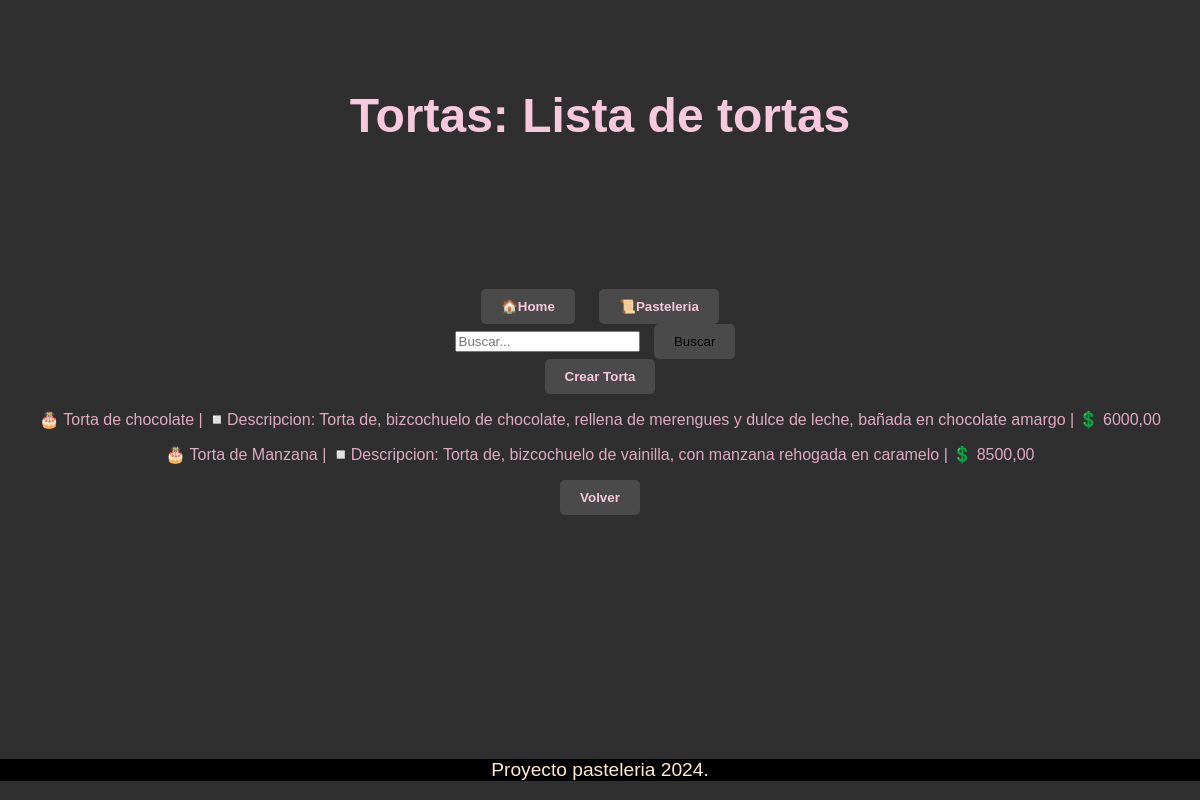
/pasteleria/torta/list, run on an earlier commit of the app's database.
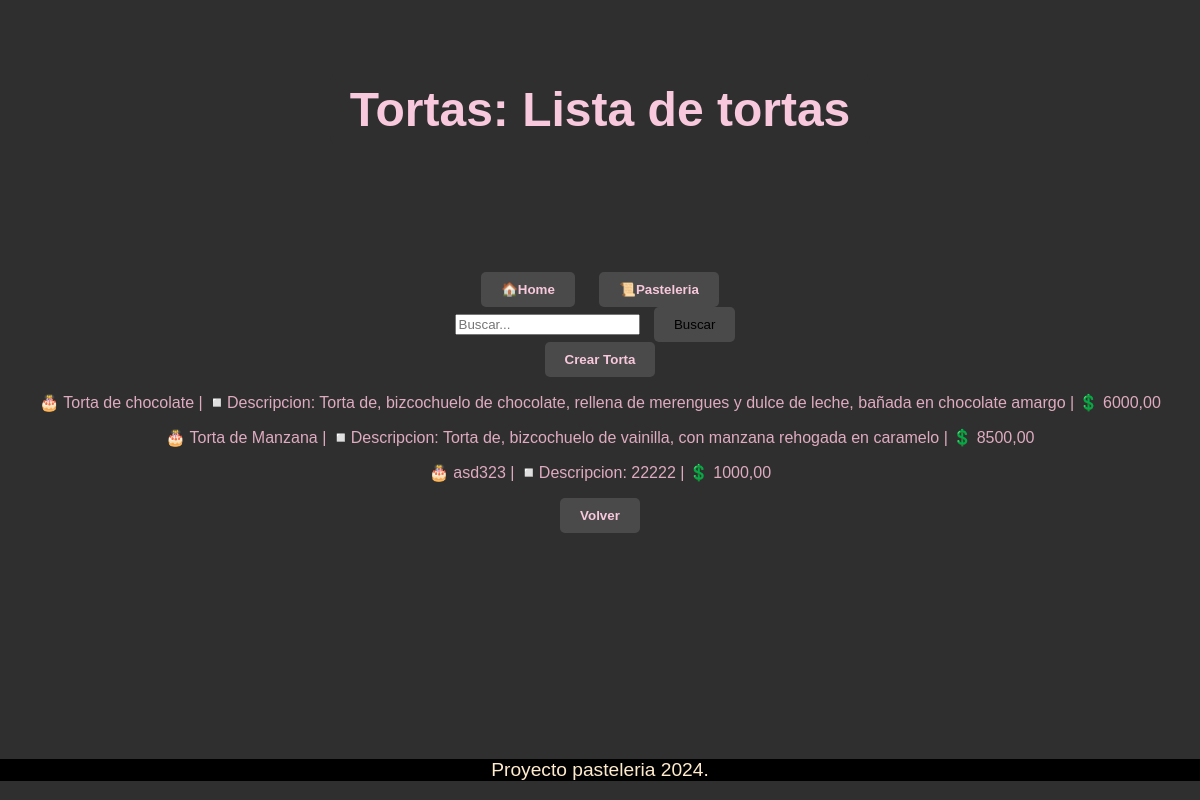
And on a later commit of the database.
### pasteleria/models.py (models this page shows, shortened)
class Torta(models.Model):
    nombre = models.CharField(max_length=100, unique=True)
    descripcion = models.TextField()
    precio = models.DecimalField(max_digits=6, decimal_places=2)

### pasteleria/views.py (the view)
# urls.py: path("torta/list", views.torta_list, name="torta_list"),
def torta_list(request):
    query = request.GET.get("q")
    if query:
        tortas = Torta.objects.filter(nombre__icontains=query)
    else:
        tortas= Torta.objects.all()
    contexto = {'tortas' : tortas}
    return render(request, 'pasteleria/torta_list.html', contexto)

### pasteleria/templates/pasteleria/torta_list.html
{% extends 'core/base.html' %}
{% block header %}
    Tortas: Lista de tortas
{% endblock header %}
{% block main %}
    <form action="{% url 'pasteleria:torta_list' %}" method="get">
        <input type="text" name="q" placeholder="Buscar...">
        <button type="submit">Buscar</button>
    </form>
<button>
    <a href="{% url 'pasteleria:torta_create' %}">Crear Torta</a>
</button>
    <div>
        {% for torta in tortas %}
            <p> 🎂 {{ torta.nombre }} | ◽Descripcion: {{ torta.descripcion }} | 💲 {{ torta.precio }}</p>
        {% empty %}
        <p>No hay registros.</p>
            {% endfor %}
    </div>
    <button><a href="{% url 'pasteleria:index' %}"> Volver </a></button>
{% endblock main %}

What changed in the data, as far as the page shows it:
added Torta: nombre "asd323", descripcion "22222", precio "1000,00"
